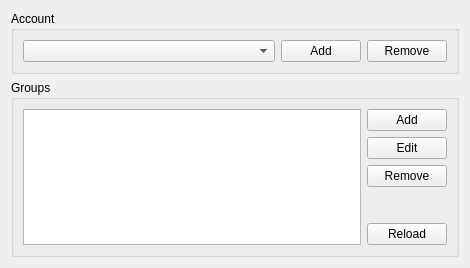
<?xml version="1.0" encoding="UTF-8"?>
<ui version="4.0">
 <class>SettingsDialog</class>
 <widget class="QWidget" name="SettingsDialog">
  <property name="geometry">
   <rect>
    <x>0</x>
    <y>0</y>
    <width>470</width>
    <height>268</height>
   </rect>
  </property>
  <property name="windowTitle">
   <string>Contacts Resource Settings</string>
  </property>
  <layout class="QVBoxLayout" name="verticalLayout">
   <item>
    <widget class="QGroupBox" name="accountsBox">
     <property name="title">
      <string>Account</string>
     </property>
     <layout class="QHBoxLayout" name="horizontalLayout">
      <item>
       <widget class="KGoogle::Ui::AccountsCombo" name="accountsCombo">
        <property name="sizePolicy">
         <sizepolicy hsizetype="Expanding" vsizetype="Fixed">
          <horstretch>0</horstretch>
          <verstretch>0</verstretch>
         </sizepolicy>
        </property>
       </widget>
      </item>
      <item>
       <widget class="QPushButton" name="addAccountBtn">
        <property name="text">
         <string>Add</string>
        </property>
        <property name="icon">
         <iconset theme="list-add-user">
          <normaloff>../../../../.designer/backup</normaloff>../../../../.designer/backup</iconset>
        </property>
       </widget>
      </item>
      <item>
       <widget class="QPushButton" name="removeAccountBtn">
        <property name="text">
         <string>Remove</string>
        </property>
        <property name="icon">
         <iconset theme="list-remove-user">
          <normaloff>../../../../.designer/backup</normaloff>../../../../.designer/backup</iconset>
        </property>
       </widget>
      </item>
     </layout>
    </widget>
   </item>
   <item>
    <widget class="QGroupBox" name="groupsBox">
     <property name="title">
      <string>Groups</string>
     </property>
     <layout class="QGridLayout" name="gridLayout">
      <item row="0" column="1">
       <widget class="QPushButton" name="addGroupBtn">
        <property name="text">
         <string>Add</string>
        </property>
        <property name="icon">
         <iconset theme="list-add">
          <normaloff>../../../../.designer/backup</normaloff>../../../../.designer/backup</iconset>
        </property>
       </widget>
      </item>
      <item row="5" column="1">
       <widget class="QPushButton" name="reloadGroupsBtn">
        <property name="text">
         <string>Reload</string>
        </property>
        <property name="icon">
         <iconset theme="view-refresh">
          <normaloff>../../../../.designer/backup</normaloff>../../../../.designer/backup</iconset>
        </property>
       </widget>
      </item>
      <item row="1" column="1">
       <widget class="QPushButton" name="editGroupBtn">
        <property name="text">
         <string>Edit</string>
        </property>
       </widget>
      </item>
      <item row="3" column="1">
       <spacer name="verticalSpacer">
        <property name="orientation">
         <enum>Qt::Vertical</enum>
        </property>
        <property name="sizeHint" stdset="0">
         <size>
          <width>20</width>
          <height>40</height>
         </size>
        </property>
       </spacer>
      </item>
      <item row="2" column="1">
       <widget class="QPushButton" name="removeGroupBtn">
        <property name="text">
         <string>Remove</string>
        </property>
        <property name="icon">
         <iconset theme="list-remove">
          <normaloff>../../../../.designer/backup</normaloff>../../../../.designer/backup</iconset>
        </property>
       </widget>
      </item>
      <item row="0" column="0" rowspan="6">
       <widget class="QTreeWidget" name="groupsTree">
        <property name="headerHidden">
         <bool>true</bool>
        </property>
        <column>
         <property name="text">
          <string>Groups</string>
         </property>
        </column>
       </widget>
      </item>
     </layout>
    </widget>
   </item>
  </layout>
 </widget>
 <customwidgets>
  <customwidget>
   <class>KGoogle::Ui::AccountsCombo</class>
   <extends>QComboBox</extends>
   <header location="global">libkgoogle/ui/accountscombo.h</header>
  </customwidget>
 </customwidgets>
 <resources/>
 <connections/>
</ui>
